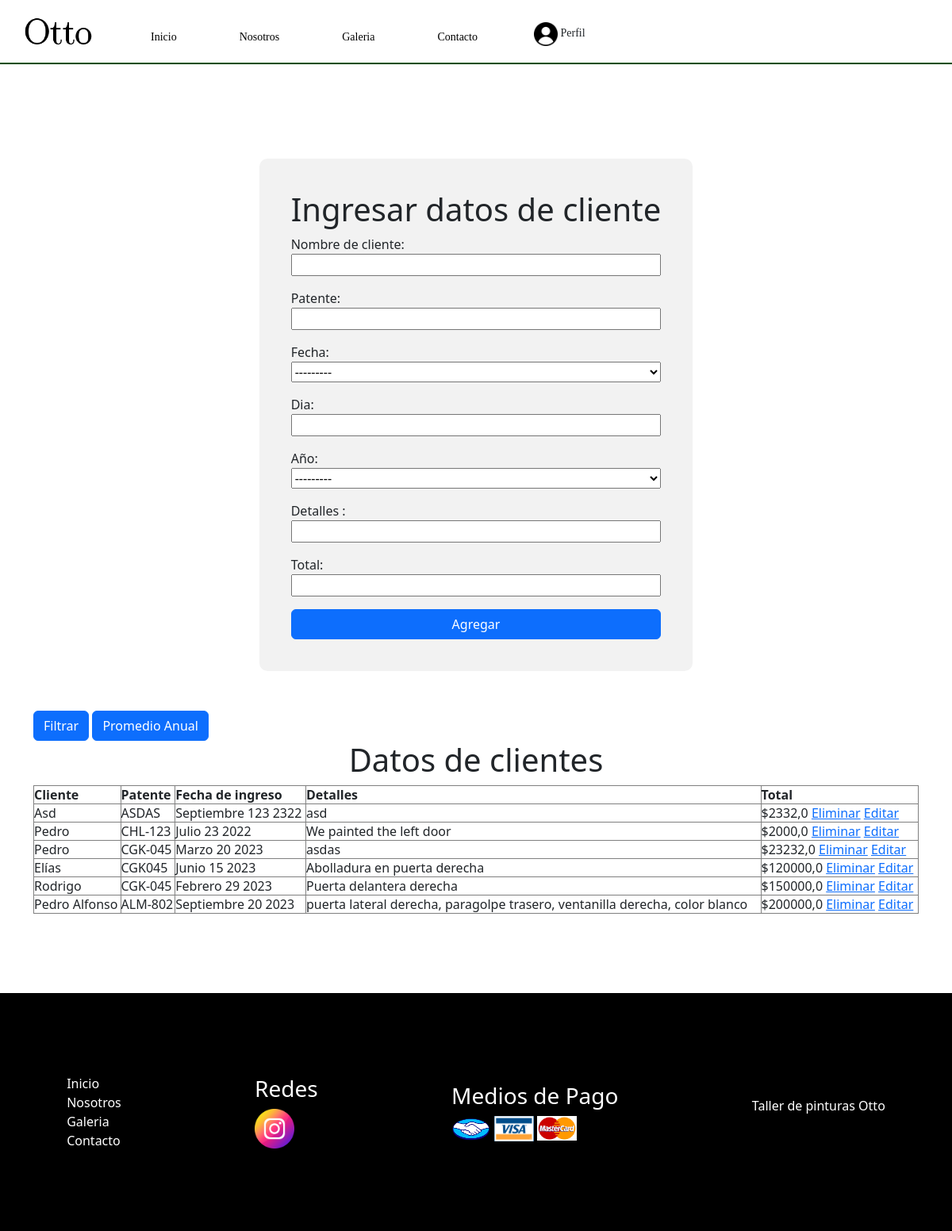
The app's page /clientes/ (signed in) with its own data.
### APP/models.py (models this page shows, shortened)
class Clientes(models.Model):
    MESES = [
    ('Enero','Enero'),
    ('Febrero', 'Febrero'),
    ('Marzo', 'Marzo'),
    ('Abril','Abril'),
    ('Mayo', 'Mayo'),
    ('Junio', 'Junio'),
    ('Julio','Julio'),
    ('Agosto', 'Gato'),
    ('Septiembre', 'Septiembre'),
    ('Octubre','Octubre'),
    ('Noviembre', 'Noviembre'),
    ('Diciembre', 'Diciembre')
    ]
    AGES = [
    (2020, 2020),
    (2021, 2021),
    (2022, 2022),
    (2023, 2023),
    (2024, 2024),
    (2025, 2025),
    (2026, 2026),
    (2027, 2027),
    (2028, 2028),
    (2029, 2029),
    (2030, 2030),
    (2031, 2031)
]
    nombre = models.CharField(max_length=50, verbose_name="Nombre de cliente")
    patente = models.CharField(max_length=20,verbose_name="Patente")
    mes = models.CharField(max_length=50,choices=MESES, verbose_name='Fecha' )
    dia = models.PositiveIntegerField()
    age = models.IntegerField(choices=AGES, verbose_name="Año")
    detalles = models.CharField(max_length=150, verbose_name="Detalles ")
    total = models.FloatField(null=True, blank=True)

### APP/views.py (the view)
# urls.py: path("clientes/" ,lista_clientes, name="clientes"),
@login_required
def lista_clientes(request):
    if request.method == "POST":
        formulario = Datos(request.POST)
        print(formulario)
        if formulario.is_valid:
            datos = formulario.cleaned_data
            nombreMayus = ' '.join(word.capitalize() for word in datos["nombre"].split())
            cliente = Clientes(nombre=nombreMayus,patente=datos["patente"], mes=datos["mes"],dia=datos["dia"],age=datos["age"],detalles=datos["detalles"],total=datos["total"])
            cliente.save()
            clientes = Clientes.objects.all().order_by('-id')
            formulario = Datos()
            return render(request, "APP/clientes.html",{"datos":datos, "formulario" : formulario , "clientes":clientes})
    else:
        formulario = Datos()
        final = Clientes.objects.filter(mes='Septiembre').values_list('total', flat=True)
        print(final)
        for x in final:
            resultado = 0
            final1 = resultado + x
            print(final1)
        clientes = Clientes.objects.all().order_by('-id')
    return render(request, "APP/clientes.html",{"formulario":formulario,"clientes":clientes})

### APP/forms.py
class Datos(forms.ModelForm):
    class Meta:
        model = Clientes
        fields = '__all__'

### APP/templates/APP/clientes.html (shortened to what this page needs)
{% extends "APP/main.html" %}
{% load static %}
{% block css %}
<link rel="stylesheet" href="{% static 'APP/css/cuadro.css' %}">
{% endblock css %}
{% block Main %}
<div class="formulario formularioClientesLogin">
    <form id="formulario" class="loginform" method="POST" enctype=multipart/form-data>
        <h1>Ingresar datos de cliente</h1>
        {{formulario.as_p}}
        <input class="btn btn-primary" type="submit" value="Agregar">
    </form>
</div>
    <div class="contenedorMain">
{% if request.user.is_authenticated %}
<div class="container cuadro">
    <div class="row">
      <div class="col-md-12">
        <a class="btn btn-primary" href={%url "filtro"%}>Filtrar</a>
        <a class="btn btn-primary" href={%url "api"%}>Promedio Anual</a>
          <h1 class="text-center">
              Datos de clientes
            </h1>
        </div>
      <div id="no-more-tables">
          <table class="col-md-12 table-bordered table-striped table-condensed cf">
              <thead class="cf">
                  <tr>
                      <th>Cliente</th>
                      <th>Patente</th>
                      <th class="numeric">Fecha de ingreso</th>
                      <th class="numeric">Detalles</th>
                      <th class="numeric">Total</th>
                    </tr>
                </thead>
          <tbody>
              {% for client in clientes  %}
              <tr>
                <td data-title="Cliente">{{client.nombre}}</td>
                <td data-title="Patente">{{client.patente}}</td>
                <td data-title="Fecha" class="numeric">{{client.mes}} {{client.dia}} {{client.age}}</td>
                <td data-title="Detalles" class="numeric">{{client.detalles}}</td>
                <td data-title="Total" class="numeric">${{client.total}} <a href={% url 'eliminar' client.id %} id="eliminarX">Eliminar</a>
                <a href={% url "editar" client.id %}>Editar</a></td>
            </tr>
            {% endfor %}
            </tbody>
        </table>
    </div>
    </div>
</div>
</div>
{% endif %}
{% endblock Main %}

### APP/static/APP/css/style.css (style rules this page uses)
.contenedorMain { margin-bottom: 100px; }
.formulario { display: flex; width: 100%; flex-direction: column; justify-content: center; align-items: center; margin-top: 50px; }
.formularioClientesLogin { margin-top: 200px; }
form { display: flex; flex-direction: column; }
form p { display: flex; flex-direction: column; }
.loginform { background-color: hsl(0, 0%, 95%); padding: 40px; border-radius: 10px; }
.cuadro { margin-top: 50px; }

### APP/static/APP/css/cards2.css (style rules this page uses)
:root { font-size: 16px; font-family: "Poppins"; --color-1: hsl(0, 0%, 5%); --color-2: hsl(0, 0%, 95%); --color-3: hsl(0, 0%, 30%); --color-4: hsla(0, 0%, 55%, 0.5); --color-5: hsl(35, 81%, 56%); --bottom-margin: 1rem; }
*, *::before, *::after { padding: 0; margin: 0; }

### APP/static/APP/css/contacto.css (style rules this page uses)
body { margin: 0; padding: 0; }

### records on screen
Clientes: nombre "Asd", patente "ASDAS", mes "Septiembre", dia "123", age "2322", detalles "asd", total "2332,0"
Clientes: nombre "Pedro", patente "CHL-123", mes "Julio", dia "23", age "2022", detalles "We painted the left door", total "2000,0"
Clientes: nombre "Pedro", patente "CGK-045", mes "Marzo", dia "20", age "2023", detalles "asdas", total "23232,0"
Clientes: nombre "Elías", patente "CGK045", mes "Junio", dia "15", age "2023", detalles "Abolladura en puerta derecha", total "120000,0"
Clientes: nombre "Rodrigo", patente "CGK-045", mes "Febrero", dia "29", age "2023", detalles "Puerta delantera derecha", total "150000,0"
Clientes: nombre "Pedro Alfonso", patente "ALM-802", mes "Septiembre", dia "20", age "2023", detalles "puerta lateral derecha, paragolpe trasero, ventanilla derecha, color blanco", total "200000,0"
